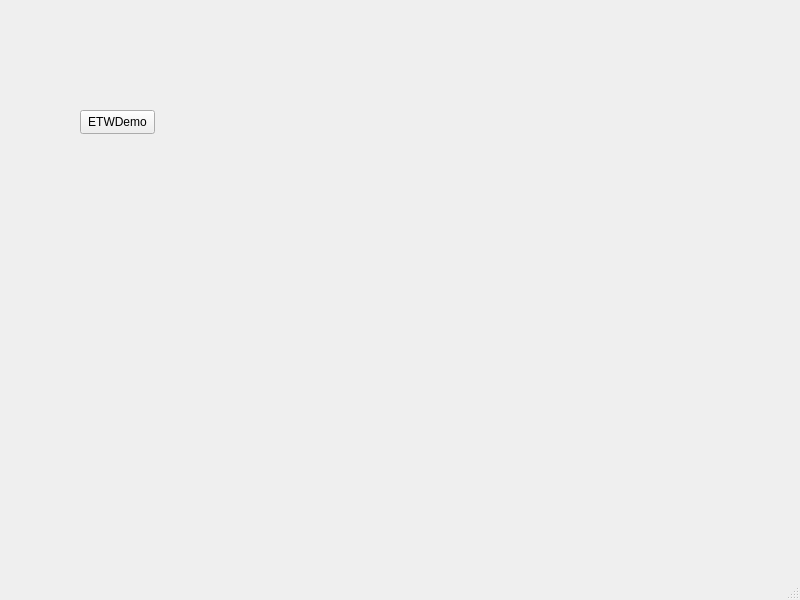
<?xml version="1.0" encoding="UTF-8"?>
<ui version="4.0">
 <class>MainWindow</class>
 <widget class="QMainWindow" name="MainWindow">
  <property name="geometry">
   <rect>
    <x>0</x>
    <y>0</y>
    <width>800</width>
    <height>600</height>
   </rect>
  </property>
  <property name="windowTitle">
   <string>MainWindow</string>
  </property>
  <widget class="QWidget" name="centralwidget">
   <widget class="QPushButton" name="pushButton">
    <property name="geometry">
     <rect>
      <x>80</x>
      <y>110</y>
      <width>75</width>
      <height>24</height>
     </rect>
    </property>
    <property name="text">
     <string>ETWDemo</string>
    </property>
   </widget>
  </widget>
  <widget class="QMenuBar" name="menubar">
   <property name="geometry">
    <rect>
     <x>0</x>
     <y>0</y>
     <width>800</width>
     <height>22</height>
    </rect>
   </property>
  </widget>
  <widget class="QStatusBar" name="statusbar"/>
 </widget>
 <resources/>
 <connections/>
</ui>
